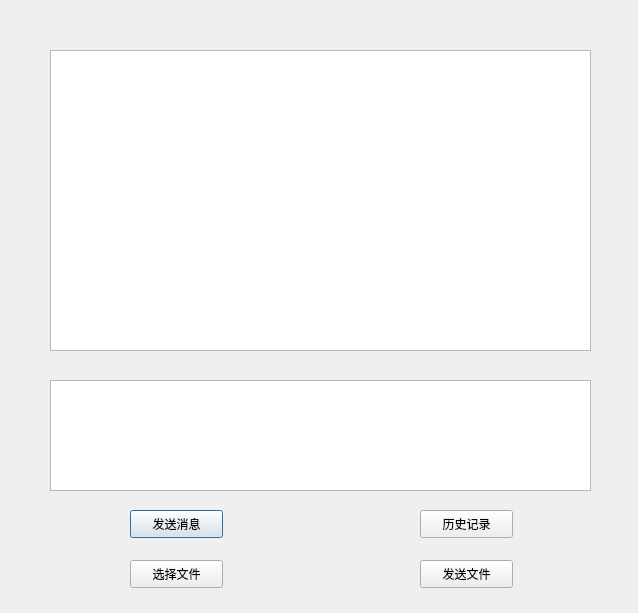
<?xml version="1.0" encoding="UTF-8"?>
<ui version="4.0">
 <class>Chat</class>
 <widget class="QDialog" name="Chat">
  <property name="geometry">
   <rect>
    <x>0</x>
    <y>0</y>
    <width>638</width>
    <height>613</height>
   </rect>
  </property>
  <property name="windowTitle">
   <string>Dialog</string>
  </property>
  <widget class="QPushButton" name="pb_sendChatMessage">
   <property name="geometry">
    <rect>
     <x>130</x>
     <y>510</y>
     <width>93</width>
     <height>28</height>
    </rect>
   </property>
   <property name="text">
    <string>发送消息</string>
   </property>
  </widget>
  <widget class="QPushButton" name="pb_selectHistoryChat">
   <property name="geometry">
    <rect>
     <x>420</x>
     <y>510</y>
     <width>93</width>
     <height>28</height>
    </rect>
   </property>
   <property name="text">
    <string>历史记录</string>
   </property>
  </widget>
  <widget class="QPlainTextEdit" name="qpte_chatMessage">
   <property name="geometry">
    <rect>
     <x>50</x>
     <y>380</y>
     <width>541</width>
     <height>111</height>
    </rect>
   </property>
  </widget>
  <widget class="QTextBrowser" name="tb_chatWindow">
   <property name="geometry">
    <rect>
     <x>50</x>
     <y>50</y>
     <width>541</width>
     <height>301</height>
    </rect>
   </property>
  </widget>
  <widget class="QLabel" name="label_error">
   <property name="geometry">
    <rect>
     <x>60</x>
     <y>10</y>
     <width>531</width>
     <height>21</height>
    </rect>
   </property>
   <property name="text">
    <string/>
   </property>
  </widget>
  <widget class="QPushButton" name="pb_selectFile">
   <property name="geometry">
    <rect>
     <x>130</x>
     <y>560</y>
     <width>93</width>
     <height>28</height>
    </rect>
   </property>
   <property name="text">
    <string>选择文件</string>
   </property>
  </widget>
  <widget class="QPushButton" name="sendFile">
   <property name="geometry">
    <rect>
     <x>420</x>
     <y>560</y>
     <width>93</width>
     <height>28</height>
    </rect>
   </property>
   <property name="text">
    <string>发送文件</string>
   </property>
  </widget>
  <widget class="QPushButton" name="stopFile">
   <property name="geometry">
    <rect>
     <x>160</x>
     <y>680</y>
     <width>93</width>
     <height>28</height>
    </rect>
   </property>
   <property name="text">
    <string>暂停发送</string>
   </property>
  </widget>
  <widget class="QPushButton" name="resendFile">
   <property name="geometry">
    <rect>
     <x>370</x>
     <y>680</y>
     <width>93</width>
     <height>28</height>
    </rect>
   </property>
   <property name="text">
    <string>重新发送</string>
   </property>
  </widget>
  <widget class="QProgressBar" name="progressBar">
   <property name="geometry">
    <rect>
     <x>60</x>
     <y>720</y>
     <width>571</width>
     <height>31</height>
    </rect>
   </property>
   <property name="value">
    <number>0</number>
   </property>
  </widget>
  <widget class="QLabel" name="label_flileMessage">
   <property name="geometry">
    <rect>
     <x>80</x>
     <y>650</y>
     <width>491</width>
     <height>31</height>
    </rect>
   </property>
   <property name="text">
    <string/>
   </property>
  </widget>
 </widget>
 <resources/>
 <connections/>
</ui>
